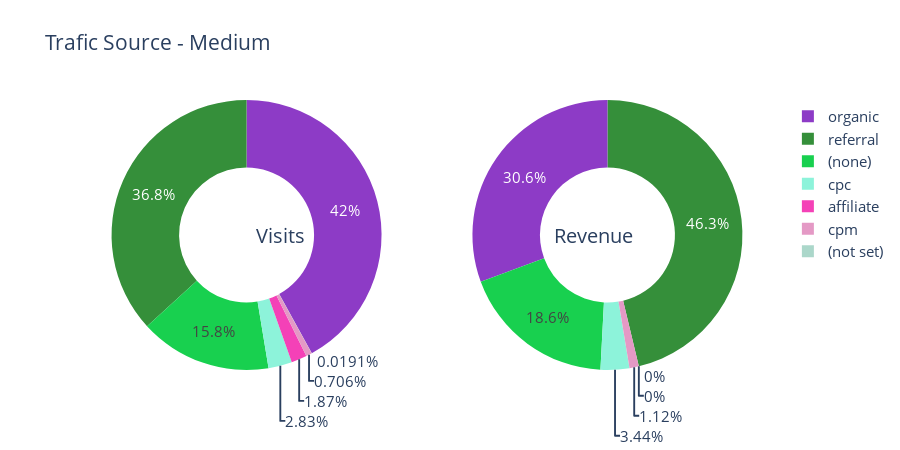

Notebook code for this chart:
### Markdown cell above
## Trafic Source Medium

### Code cell
PieChart("trafficSource.medium", "Trafic Source - Medium")

### Figure 1 — Plotly figure (JSON) as saved in the notebook; plotly's stock layout.template omitted (floating-point values rounded to 4 significant figures)
{"data": [{"domain": {"x": [0, 0.48]}, "hole": 0.5, "hoverinfo": "label+percent+name", "labels": ["organic", "referral", "(none)", "cpc", "affiliate", "cpm", "(not set)"], "marker": {"colors": ["#8D3BC6", "#358F3A", "#18D04F", "#8DF3DA", "#F441B7", "#E499C5", "#ABD7CA", "#1EEA96", "#88B40B", "#053C7B", "#6C6647", "#EB1ECC", "#0CB7DF", "#EC030D", "#0E5804", "#99F3F3", "#3CF6FA", "#EE20C6", "#B5DBCB", "#D7412A"]}, "name": "% Acesses", "showlegend": true, "type": "pie", "values": [26406, 23162, 9937, 1780, 1175, 444, 12]}, {"domain": {"x": [0.52, 1]}, "hole": 0.5, "hoverinfo": "label+percent+name", "labels": ["referral", "organic", "(none)", "cpc", "cpm", "(not set)", "affiliate"], "name": "% Revenue", "showlegend": false, "type": "pie", "values": [6964.0, 4609.0, 2794.0, 518.2, 168.5, 0, 0]}], "layout": {"annotations": [{"font": {"size": 20}, "showarrow": false, "text": "Visits", "x": 0.25, "y": 0.5}, {"font": {"size": 20}, "showarrow": false, "text": "Revenue", "x": 0.8, "y": 0.5}], "font": {"size": 15}, "height": 450, "title": {"text": "Trafic Source - Medium"}}}
